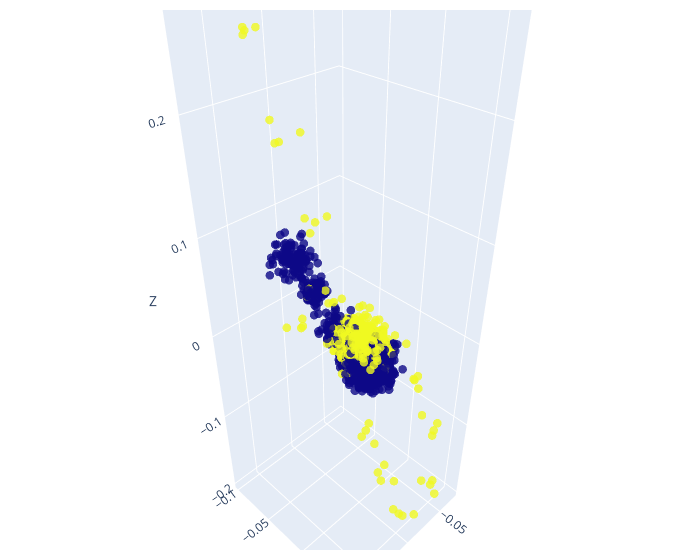

Here is the notebook cell this chart was saved with:
### Code cell
import numpy as np
import plotly.graph_objects as go

# Sample 3D data
x, y, z = actions[:, 0], actions[:, 1], actions[:, 2] # ee_pose[:, 0], ee_pose[:, 1], ee_pose[:, 2]

# Create a 3D scatter plot
fig = go.Figure(data=[go.Scatter3d(x=x, y=y, z=z, mode='markers',
                                   marker=dict(size=5,
                                               color=actions[:,-1], # z,  # set color to an array/list of desired values
                                               #colorscale='inferno',  # choose a colorscale
                                               opacity=0.8))])

# Make the plot interactive by allowing user to rotate, zoom, etc.
fig.update_layout(scene=dict(
                    xaxis_title='X',
                    yaxis_title='Y',
                    zaxis_title='Z'),
                  width=700,
                  margin=dict(r=20, b=10, l=10, t=10))

fig.show()

### Figure 1 — Plotly figure (JSON) as saved in the notebook; plotly's stock layout.template omitted (floating-point values rounded to 4 significant figures; data arrays with more than 128 entries replaced by an {"elided": "..."} marker saying what was removed)
{"data": [{"marker": {"color": {"elided": "7245 int values"}, "opacity": 0.8, "size": 5}, "mode": "markers", "type": "scatter3d", "x": {"elided": "7245 float values"}, "y": {"elided": "7245 float values"}, "z": {"elided": "7245 float values"}}], "layout": {"margin": {"b": 10, "l": 10, "r": 20, "t": 10}, "scene": {"xaxis": {"title": {"text": "X"}}, "yaxis": {"title": {"text": "Y"}}, "zaxis": {"title": {"text": "Z"}}}, "width": 700}}
